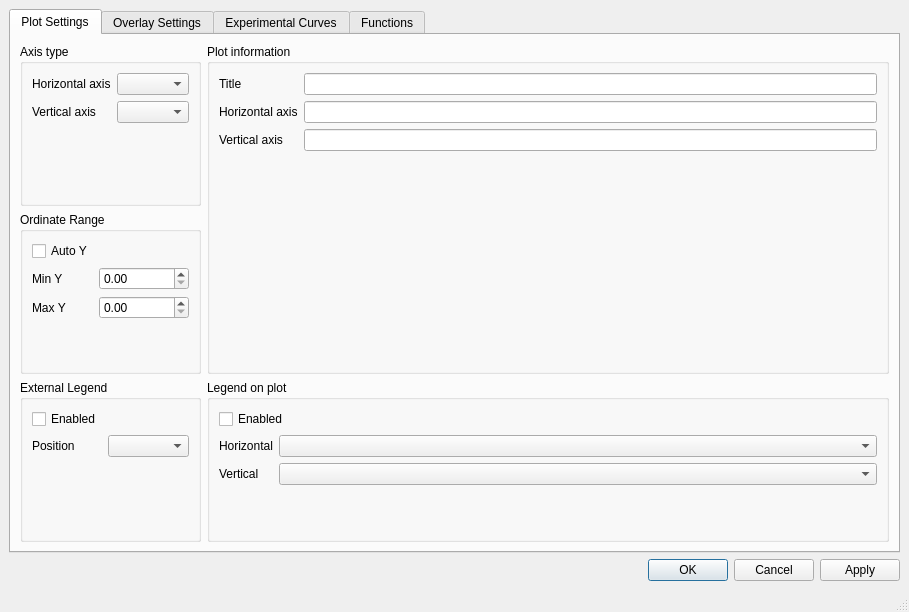
<?xml version="1.0" encoding="UTF-8"?>
<ui version="4.0">
 <class>PlotControlWindow</class>
 <widget class="QMainWindow" name="PlotControlWindow">
  <property name="geometry">
   <rect>
    <x>0</x>
    <y>0</y>
    <width>909</width>
    <height>612</height>
   </rect>
  </property>
  <property name="windowTitle">
   <string>MainWindow</string>
  </property>
  <widget class="QWidget" name="centralwidget">
   <layout class="QGridLayout" name="gridLayout_8">
    <item row="0" column="0">
     <widget class="QTabWidget" name="functionsPage">
      <property name="currentIndex">
       <number>0</number>
      </property>
      <widget class="QWidget" name="tab">
       <attribute name="title">
        <string>Plot Settings</string>
       </attribute>
       <layout class="QGridLayout" name="gridLayout_5">
        <item row="0" column="0">
         <widget class="QGroupBox" name="groupBox_5">
          <property name="title">
           <string>Axis type</string>
          </property>
          <layout class="QFormLayout" name="formLayout_3">
           <item row="0" column="0">
            <widget class="QLabel" name="label_4">
             <property name="text">
              <string>Horizontal axis</string>
             </property>
            </widget>
           </item>
           <item row="1" column="0">
            <widget class="QLabel" name="label_5">
             <property name="text">
              <string>Vertical axis</string>
             </property>
            </widget>
           </item>
           <item row="0" column="1">
            <widget class="QComboBox" name="horizontalAxisScale"/>
           </item>
           <item row="1" column="1">
            <widget class="QComboBox" name="verticalAxisScale"/>
           </item>
          </layout>
         </widget>
        </item>
        <item row="0" column="1" rowspan="2">
         <widget class="QGroupBox" name="groupBox_4">
          <property name="title">
           <string>Plot information</string>
          </property>
          <layout class="QFormLayout" name="formLayout_2">
           <item row="0" column="0">
            <widget class="QLabel" name="label">
             <property name="text">
              <string>Title</string>
             </property>
            </widget>
           </item>
           <item row="0" column="1">
            <widget class="QLineEdit" name="titleLineEdit"/>
           </item>
           <item row="1" column="0">
            <widget class="QLabel" name="label_2">
             <property name="text">
              <string>Horizontal axis</string>
             </property>
            </widget>
           </item>
           <item row="1" column="1">
            <widget class="QLineEdit" name="horizontalAxisLineEdit"/>
           </item>
           <item row="2" column="0">
            <widget class="QLabel" name="label_3">
             <property name="text">
              <string>Vertical axis</string>
             </property>
            </widget>
           </item>
           <item row="2" column="1">
            <widget class="QLineEdit" name="verticalAxisLineEdit"/>
           </item>
          </layout>
         </widget>
        </item>
        <item row="2" column="0">
         <widget class="QGroupBox" name="groupBox_3">
          <property name="title">
           <string>External Legend</string>
          </property>
          <layout class="QFormLayout" name="formLayout_4">
           <property name="fieldGrowthPolicy">
            <enum>QFormLayout::AllNonFixedFieldsGrow</enum>
           </property>
           <item row="0" column="0">
            <widget class="QCheckBox" name="legendCheckBox">
             <property name="whatsThis">
              <string>&lt;html&gt;&lt;head/&gt;&lt;body&gt;&lt;p&gt;Enables the legend outside of the plot &lt;/p&gt;&lt;/body&gt;&lt;/html&gt;</string>
             </property>
             <property name="text">
              <string>Enabled</string>
             </property>
            </widget>
           </item>
           <item row="1" column="0">
            <widget class="QLabel" name="label_8">
             <property name="text">
              <string>Position</string>
             </property>
            </widget>
           </item>
           <item row="1" column="1">
            <widget class="QComboBox" name="legendPositionComboBox"/>
           </item>
          </layout>
         </widget>
        </item>
        <item row="2" column="1">
         <widget class="QGroupBox" name="groupBox_6">
          <property name="title">
           <string>Legend on plot</string>
          </property>
          <layout class="QFormLayout" name="formLayout">
           <item row="0" column="0" colspan="2">
            <widget class="QCheckBox" name="legendItemCheckBox">
             <property name="toolTip">
              <string>&lt;html&gt;&lt;head/&gt;&lt;body&gt;&lt;p&gt;Enables the legend on the plot&lt;/p&gt;&lt;/body&gt;&lt;/html&gt;</string>
             </property>
             <property name="text">
              <string>Enabled</string>
             </property>
            </widget>
           </item>
           <item row="1" column="0">
            <widget class="QLabel" name="label_6">
             <property name="text">
              <string>Horizontal</string>
             </property>
            </widget>
           </item>
           <item row="1" column="1">
            <widget class="QComboBox" name="legendItemHorizontalPositionComboBox"/>
           </item>
           <item row="2" column="0">
            <widget class="QLabel" name="label_7">
             <property name="text">
              <string>Vertical</string>
             </property>
            </widget>
           </item>
           <item row="2" column="1">
            <widget class="QComboBox" name="legendItemVerticalPositionComboBox"/>
           </item>
          </layout>
         </widget>
        </item>
        <item row="1" column="0">
         <widget class="QGroupBox" name="groupBox">
          <property name="title">
           <string>Ordinate Range</string>
          </property>
          <layout class="QFormLayout" name="formLayout_7">
           <item row="0" column="0">
            <widget class="QCheckBox" name="autoOrdinate">
             <property name="text">
              <string>Auto Y</string>
             </property>
            </widget>
           </item>
           <item row="1" column="0">
            <widget class="QLabel" name="label_15">
             <property name="text">
              <string>Min Y</string>
             </property>
            </widget>
           </item>
           <item row="2" column="0">
            <widget class="QLabel" name="label_16">
             <property name="text">
              <string>Max Y</string>
             </property>
            </widget>
           </item>
           <item row="2" column="1">
            <widget class="QDoubleSpinBox" name="maxOrdinateRange"/>
           </item>
           <item row="1" column="1">
            <widget class="QDoubleSpinBox" name="minOrdinateRange"/>
           </item>
          </layout>
         </widget>
        </item>
       </layout>
      </widget>
      <widget class="QWidget" name="tab_2">
       <attribute name="title">
        <string>Overlay Settings</string>
       </attribute>
       <layout class="QGridLayout" name="gridLayout_6">
        <item row="0" column="0">
         <widget class="QGroupBox" name="groupBox_8">
          <property name="title">
           <string>Grid</string>
          </property>
          <layout class="QGridLayout" name="gridLayout_7">
           <item row="0" column="0">
            <widget class="QCheckBox" name="gridEnabled">
             <property name="text">
              <string>Enabled</string>
             </property>
            </widget>
           </item>
           <item row="1" column="0">
            <widget class="QGroupBox" name="groupBox_9">
             <property name="title">
              <string>Major Lines</string>
             </property>
             <layout class="QFormLayout" name="formLayout_5">
              <item row="1" column="0">
               <widget class="QLabel" name="label_9">
                <property name="text">
                 <string>Style</string>
                </property>
               </widget>
              </item>
              <item row="1" column="1">
               <widget class="QComboBox" name="majorGridPenStyle"/>
              </item>
              <item row="2" column="0">
               <widget class="QLabel" name="label_10">
                <property name="text">
                 <string>Width</string>
                </property>
               </widget>
              </item>
              <item row="2" column="1">
               <widget class="QDoubleSpinBox" name="majorGridPenWidth"/>
              </item>
              <item row="0" column="0">
               <widget class="QCheckBox" name="majorGridAbscissiaPenEnabled">
                <property name="text">
                 <string>Vertical</string>
                </property>
               </widget>
              </item>
              <item row="0" column="1">
               <widget class="QCheckBox" name="majorGridOrdinatePenEnabled">
                <property name="text">
                 <string>Horizontal</string>
                </property>
               </widget>
              </item>
             </layout>
            </widget>
           </item>
           <item row="2" column="0">
            <widget class="QGroupBox" name="groupBox_10">
             <property name="title">
              <string>Minor Lines</string>
             </property>
             <layout class="QFormLayout" name="formLayout_6">
              <item row="1" column="0">
               <widget class="QLabel" name="label_11">
                <property name="text">
                 <string>Style</string>
                </property>
               </widget>
              </item>
              <item row="1" column="1">
               <widget class="QComboBox" name="minorGridPenStyle"/>
              </item>
              <item row="2" column="0">
               <widget class="QLabel" name="label_12">
                <property name="text">
                 <string>Width</string>
                </property>
               </widget>
              </item>
              <item row="2" column="1">
               <widget class="QDoubleSpinBox" name="minorGridPenWidth"/>
              </item>
              <item row="0" column="0">
               <widget class="QCheckBox" name="minorGridAbscissiaPenEnabled">
                <property name="text">
                 <string>Vertical</string>
                </property>
               </widget>
              </item>
              <item row="0" column="1">
               <widget class="QCheckBox" name="minorGridOrdinatePenEnabled">
                <property name="text">
                 <string>Horizontal</string>
                </property>
               </widget>
              </item>
             </layout>
            </widget>
           </item>
          </layout>
         </widget>
        </item>
       </layout>
      </widget>
      <widget class="QWidget" name="tab_3">
       <attribute name="title">
        <string>Experimental Curves</string>
       </attribute>
       <layout class="QGridLayout" name="gridLayout">
        <item row="1" column="0">
         <widget class="QListView" name="curveSelection">
          <property name="frameShape">
           <enum>QFrame::WinPanel</enum>
          </property>
         </widget>
        </item>
        <item row="1" column="1">
         <widget class="QWidget" name="widget" native="true">
          <layout class="QGridLayout" name="gridLayout_2">
           <property name="sizeConstraint">
            <enum>QLayout::SetMinimumSize</enum>
           </property>
           <item row="0" column="0">
            <widget class="QPushButton" name="newCurveButton">
             <property name="text">
              <string>New Curve</string>
             </property>
            </widget>
           </item>
           <item row="1" column="0">
            <widget class="QPushButton" name="editCurveButton">
             <property name="text">
              <string>Edit Curve</string>
             </property>
            </widget>
           </item>
           <item row="2" column="0">
            <widget class="QPushButton" name="deleteCurveButton">
             <property name="text">
              <string>Delte Curve</string>
             </property>
            </widget>
           </item>
          </layout>
         </widget>
        </item>
        <item row="0" column="0" colspan="2">
         <widget class="QLabel" name="label_13">
          <property name="text">
           <string>Select the curves to be displayed</string>
          </property>
         </widget>
        </item>
       </layout>
      </widget>
      <widget class="QWidget" name="tab_4">
       <attribute name="title">
        <string>Functions</string>
       </attribute>
       <layout class="QGridLayout" name="gridLayout_9">
        <item row="1" column="1">
         <widget class="QTreeView" name="functionView">
          <property name="frameShape">
           <enum>QFrame::WinPanel</enum>
          </property>
         </widget>
        </item>
        <item row="1" column="7">
         <widget class="QWidget" name="widget_2" native="true">
          <layout class="QGridLayout" name="gridLayout_4">
           <item row="1" column="0">
            <widget class="QPushButton" name="functionIntegralNew">
             <property name="text">
              <string>New Integral Function</string>
             </property>
            </widget>
           </item>
           <item row="3" column="0">
            <widget class="QPushButton" name="functionNew">
             <property name="text">
              <string>New Function</string>
             </property>
            </widget>
           </item>
           <item row="4" column="0">
            <widget class="QPushButton" name="functionEditCurve">
             <property name="text">
              <string>Edit Curve</string>
             </property>
            </widget>
           </item>
           <item row="2" column="0">
            <widget class="QPushButton" name="functionDifferentialNew">
             <property name="text">
              <string>New Differential Function</string>
             </property>
            </widget>
           </item>
           <item row="0" column="0">
            <widget class="QPushButton" name="functionHierarchicalNew">
             <property name="text">
              <string>New Hierarchical Function</string>
             </property>
            </widget>
           </item>
           <item row="5" column="0">
            <widget class="QPushButton" name="functionDelete">
             <property name="enabled">
              <bool>false</bool>
             </property>
             <property name="text">
              <string>Delete</string>
             </property>
            </widget>
           </item>
          </layout>
         </widget>
        </item>
        <item row="0" column="1">
         <widget class="QLabel" name="label_14">
          <property name="text">
           <string>&lt;html&gt;&lt;head/&gt;&lt;body&gt;&lt;p&gt;Selectect the functions you wish to display.&lt;/p&gt;&lt;p&gt;Double click on any function to view or change its expression.&lt;/p&gt;&lt;/body&gt;&lt;/html&gt;</string>
          </property>
         </widget>
        </item>
       </layout>
      </widget>
     </widget>
    </item>
    <item row="1" column="0">
     <widget class="QDialogButtonBox" name="buttonBox">
      <property name="standardButtons">
       <set>QDialogButtonBox::Apply|QDialogButtonBox::Cancel|QDialogButtonBox::Ok</set>
      </property>
     </widget>
    </item>
   </layout>
  </widget>
  <widget class="QMenuBar" name="menubar">
   <property name="geometry">
    <rect>
     <x>0</x>
     <y>0</y>
     <width>909</width>
     <height>27</height>
    </rect>
   </property>
  </widget>
  <widget class="QStatusBar" name="statusbar"/>
 </widget>
 <resources/>
 <connections/>
</ui>
